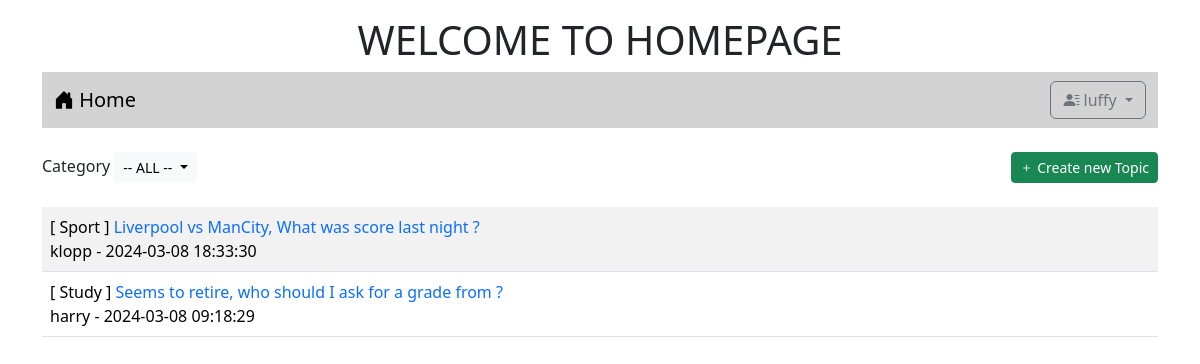
/index.php (signed in), run on the app's committed database.
### tables this page shows
CREATE TABLE `post` (
  `id` int(11) NOT NULL,
  `title` varchar(128) NOT NULL,
  `content` varchar(2048) NOT NULL,
  `post_date` datetime NOT NULL,
  `cat_id` int(11) NOT NULL,
  `user_id` int(11) NOT NULL
);

CREATE TABLE `category` (
  `id` int(11) NOT NULL,
  `name` varchar(32) NOT NULL
);

CREATE TABLE `user` (
  `id` int(11) NOT NULL,
  `login` varchar(32) NOT NULL,
  `password` varchar(64) NOT NULL,
  `name` varchar(64) NOT NULL,
  `gender` char(1) NOT NULL,
  `email` varchar(32) NOT NULL,
  `role` char(1) NOT NULL
);

### index.php (the view, shortened to what this page needs)
<!DOCTYPE html>
<html lang="en">
<head>
    <link href="https://cdn.jsdelivr.net/npm/bootstrap@5.3.2/dist/css/bootstrap.min.css" rel="stylesheet">
    <link rel="stylesheet" href="https://cdn.jsdelivr.net/npm/bootstrap-icons@1.11.3/font/bootstrap-icons.min.css">
</head>
<body>
    <div class="container-lg">
        <h1 style="text-align: center;" class="mt-3">WELCOME TO HOMEPAGE</h1>
        <?php include "nav.php" ?>
        <div class="mt-4 d-flex justify-content-between">
        <div>
        <label>Category</label>
        <div class="btn-group">
            <button type="button" class="btn btn-light btn-sm dropdown-toggle" data-bs-toggle="dropdown" aria-expanded="false">
                <?php
                    if (isset($_GET['category']) && $_GET['category'] != 'all') {
                        $conn = new PDO("mysql:host=localhost;dbname=webboard;charset=utf8","root","");
                        $sql = "SELECT name FROM category WHERE id = " . $_GET['category'];
                        $result = $conn->query($sql);
                        $row = $result->fetch();
                        echo $row['name'];
                    } else {
                        echo '-- ALL --';
                    }
                ?>
            </button>
        </div>
    </div>
            <?php if (isset($_SESSION['id'])) { ?>
            <div>
                <a href="newpost.php" class="btn btn-success btn-sm"><i class="bi bi-plus"></i> Create new Topic</a>
            </div>
            <?php } ?>
        </div>
        <table class="table table-striped mt-4">
            <?php
                $conn = new PDO("mysql:host=localhost;dbname=webboard;charset=utf8","root","");
                $category_condition = (isset($_GET['category']) && $_GET['category'] != 'all') ? 'WHERE t3.id = ' . $_GET['category'] : '';
                $sql = "SELECT t3.name, t1.title, t1.id, t2.login, t1.post_date FROM post as t1
                    INNER JOIN user as t2 ON (t1.user_id = t2.id)
                    INNER JOIN category as t3 ON (t1.cat_id = t3.id)
                    $category_condition
                    ORDER BY t1.post_date DESC";
                $result = $conn->query($sql);
                while ($row = $result->fetch()) {
                    echo "<tr>";
                    echo "<td>[ $row[0] ] <a href=post.php?id=$row[2] style=text-decoration:none>$row[1]</a><br>$row[3] - $row[4]</td>";
                    echo "</td></tr>";
                }
            ?>
        </table>
    </div>
</body>
</html>

### data on the page
post: category.name "Sport", title "Liverpool vs ManCity, What was score last night ?", user.login "klopp", post_date "2024-03-08 18:33:30"
post: category.name "Study", title "Seems to retire, who should I ask for a grade from ?", user.login "harry", post_date "2024-03-08 09:18:29"

### other printed values
$_SESSION[username] "luffy"
